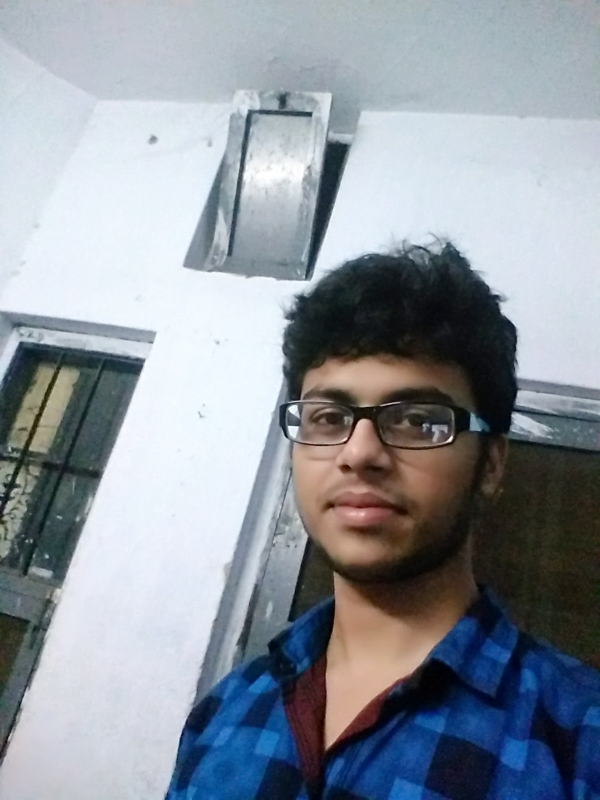
#> input picture Images/image.jpg, 1200 x 1600 px, found by its file name (shown at 1/2 size)
$ python drawing.py
#> lines starting #> are read from the running program, lines starting #| are printed output that depends on the picture
import cv2
import numpy as np

# Create a black image
# img = np.zeros((512, 512, 3), np.uint8)

img = cv2.imread("Images\image.jpg", 1)
#> img is the input picture: shape (1600, 1200, 3); mean B, G, R 157.8, 149, 142.1
height, width, channels = img.shape
#> height = 1600; width = 1200; channels = 3

pts = np.array([[105, 105], [134, 130], [341, 167], [190, 112], [120, 340]], np.int32)
pts.reshape((-1, 1, 2))
font = cv2.FONT_HERSHEY_SIMPLEX

cv2.line(img, (0, 0), (width, height), (255, 0, 0), 5) # BGR color mode
cv2.rectangle(img, (width, 0), (width / 2, height / 2), (0, 255, 0), 3)
cv2.circle(img, (width / 2, height / 2), 100, (0, 0, 255), -1) # -1 will fill the shape with color
cv2.ellipse(img, (width / 4, height / 4), (100, 50 ), 0, 0, 360, (0, 0, 255), -1)
cv2.polylines(img, [pts], True, (0, 255, 255)) # Here True gives the closed polygon
cv2.putText(img, "ANUJ GUPTA", (width / 2, height / 2), font, 1, (255, 255, 0), 3)
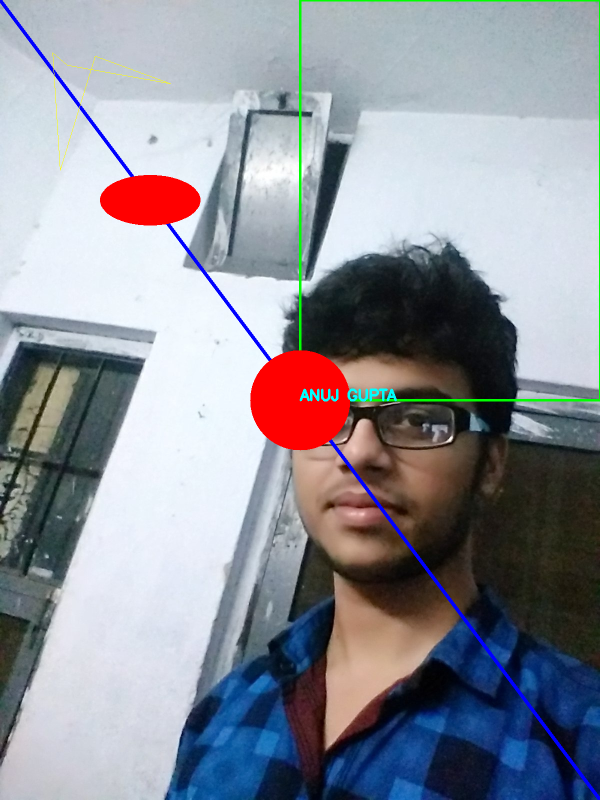
#> img: shape (1600, 1200, 3) (shown at 1/2 size); mean B, G, R 153.7, 144.8, 142.6

cv2.namedWindow("Drawing on images", cv2.WINDOW_NORMAL)
cv2.imshow("Drawing on images", img)
cv2.waitKey(0)
cv2.destroyAllWindows()

$ run again, with Images/messi.jpg copied over Images/image.jpg
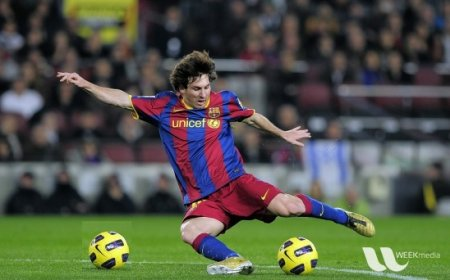
#> input picture Images/messi.jpg, 450 x 280 px, found by its file name
#> img is the input picture: shape (280, 450, 3); mean B, G, R 72.3, 85.8, 82.3
#> `cv2.circle(img, (width / 2, height / 2), 100, (0, 0, 255), -1)`:
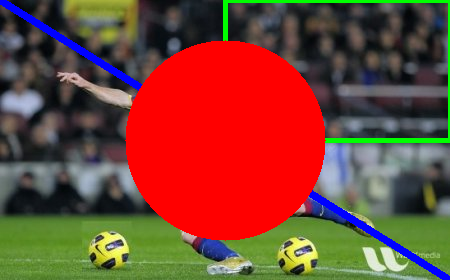
#> img: shape (280, 450, 3); mean B, G, R 53.7, 68.7, 120.8
#> `cv2.putText(img, "ANUJ GUPTA", (width / 2, height / 2), font, 1, (255,..`:
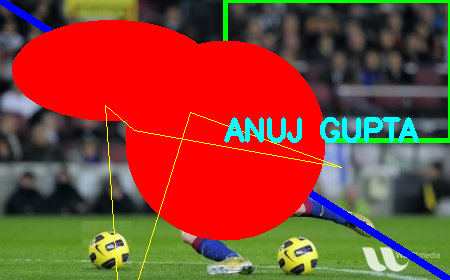
#> img: shape (280, 450, 3); mean B, G, R 50.3, 67.5, 136.8
